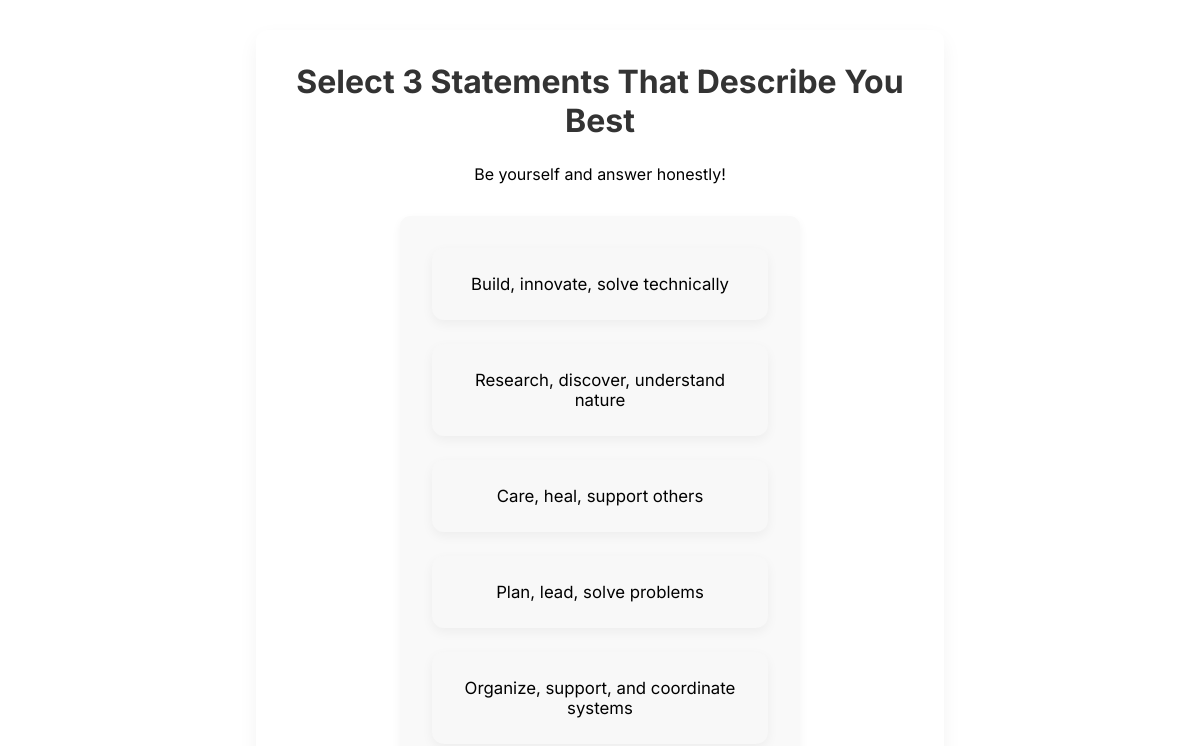
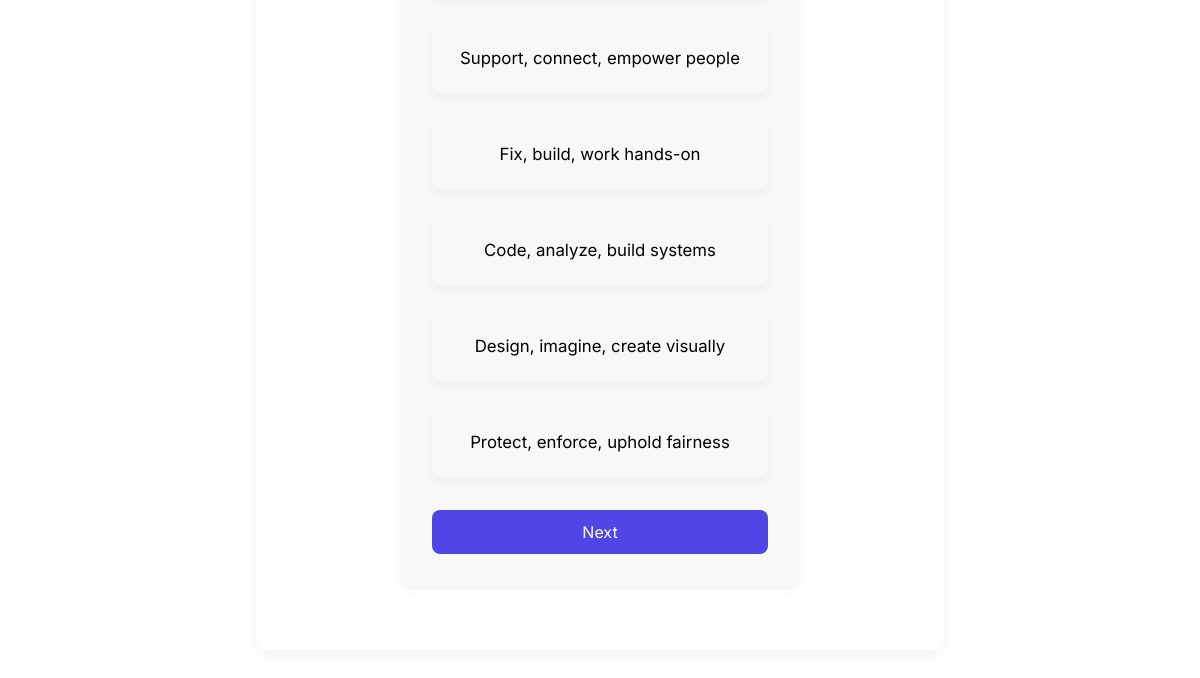
The page /quiz (lower part) on the database as committed earlier (2 pictures, top to bottom).
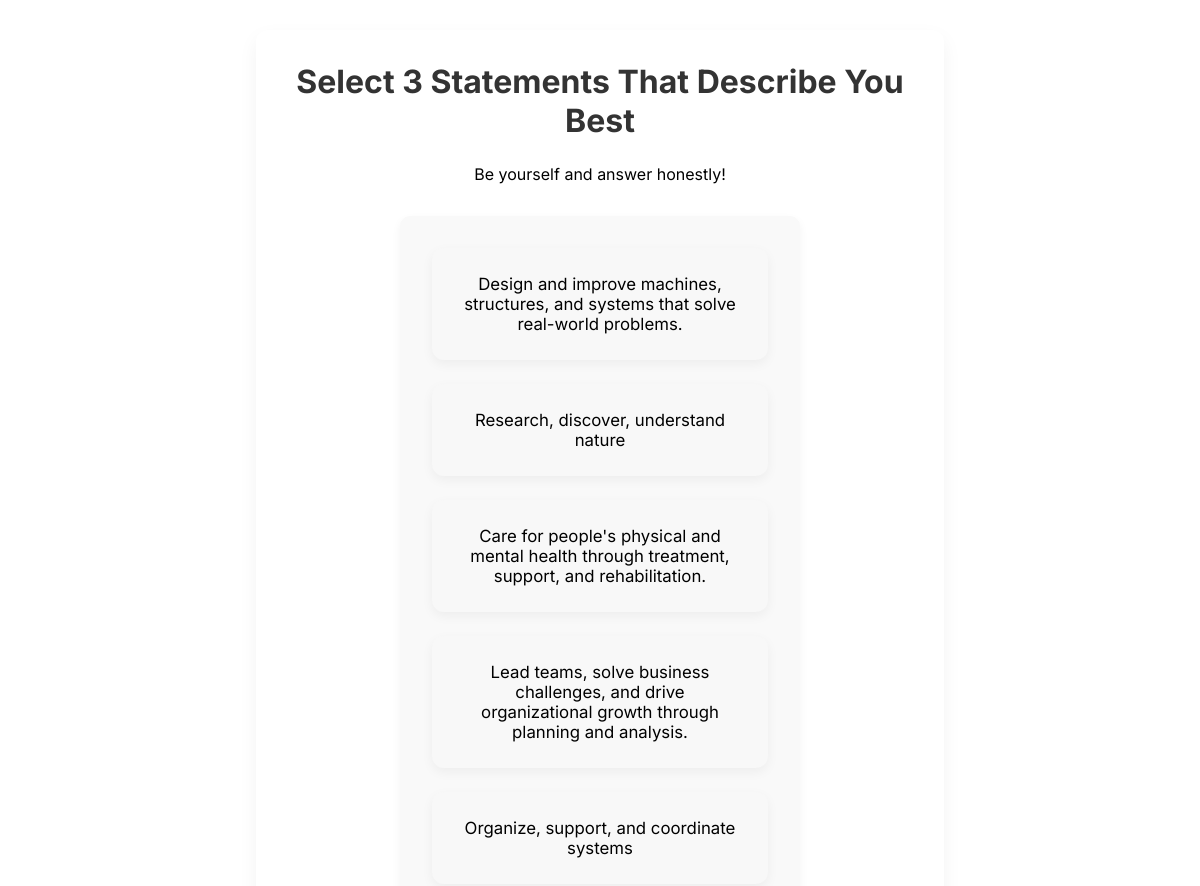
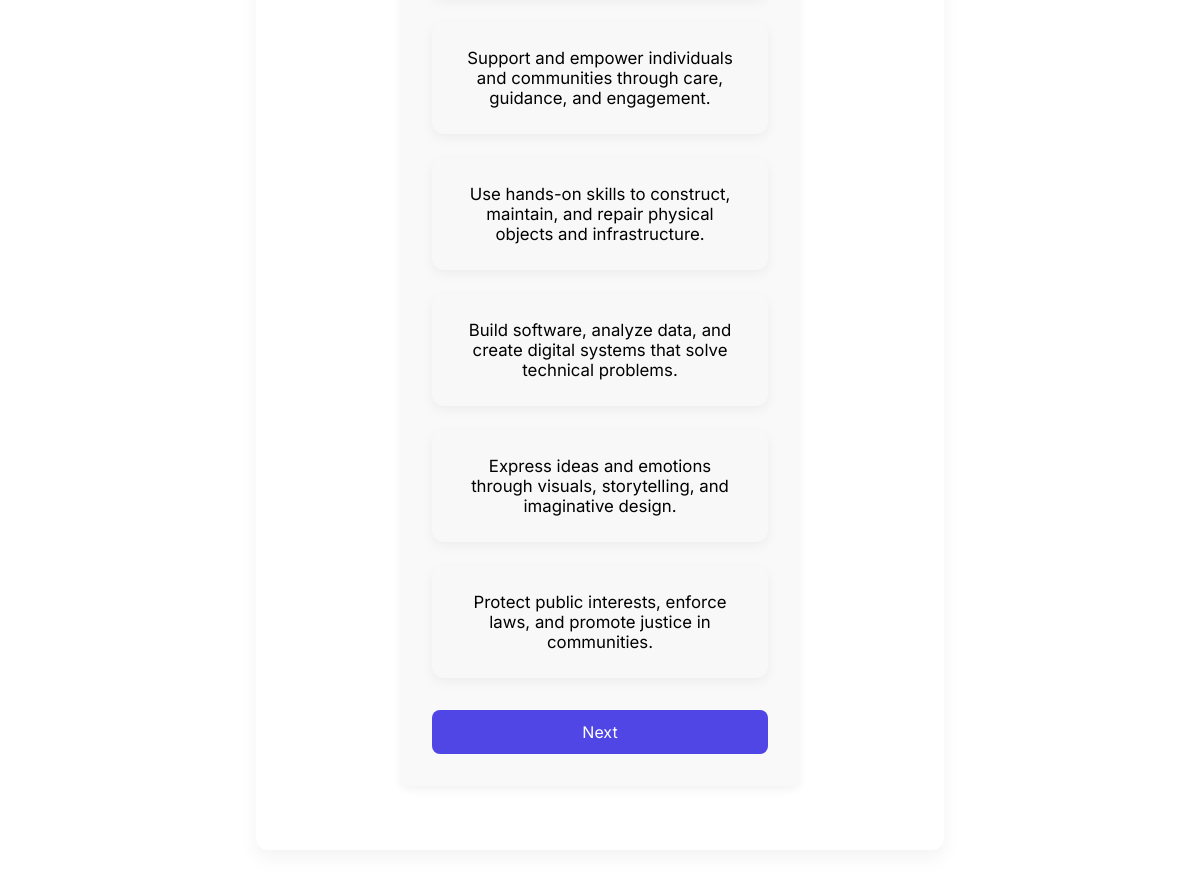
The same page on the database as committed later (2 pictures, top to bottom).
### models.py (models this page shows)
class JobCluster(db.Model):
    __tablename__ = 'job_clusters'
    id = db.Column(db.Integer, primary_key=True)
    name = db.Column(db.String(100), nullable=False, unique=True)
    description = db.Column(db.String(300), nullable=False)
    question = db.Column(db.String(300), nullable=True)
    subgroups = db.relationship('Subgroup', backref='job_cluster', lazy=True)

### app.py (the view)
@app.route('/quiz', methods=['GET', 'POST'])
def quiz():
    if request.method == 'POST':
        selected = request.form.getlist('selected_clusters')
        session['selected_clusters'] = selected
        return redirect(url_for('quiz2'))
    clusters = JobCluster.query.all()
    print("=== DEBUG: CLUSTERS LOADED ===")
    for c in clusters:
        print(f"{c.id} - {c.name} - {c.description}")
    print("==============================")
    return render_template("quiz.html", clusters=clusters)

### templates/quiz.html (shortened to what this page needs)
{% extends "base.html" %}
{% block content %}
<div class="quiz-page-wrapper">
  <div class="section">
    <h2>Select 3 Statements That Describe You Best</h2>
    <p style="margin-bottom: 2rem;">Be yourself and answer honestly!</p>
    <form method="POST" action="{{ url_for('quiz') }}">
      <div class="quiz-card-grid">
        {% for cluster in clusters %}
        <div class="quiz-card" onclick="toggleCard(this)">
          <p>{{ cluster.description }}</p>
        </div>
        {% endfor %}
      </div>
      <button class="button" type="submit">Next</button>
    </form>
  </div>
</div>
{% endblock %}

### templates/base.html (shortened to what this page needs)
<!DOCTYPE html>
<html lang="en">
<head>
  <link rel="stylesheet" href="{{ url_for('static', filename='style.css') }}" />
</head>
<body>
  <div class="container">
    {% block content %}{% endblock %}
  </div>
</body>
</html>

### static/style.css (style rules this page uses)
* { margin: 0; padding: 0; box-sizing: border-box; font-family: 'Inter', 'Segoe UI', sans-serif; }
.container { max-width: 1100px; margin: auto; padding: 2rem; }
.section { background-color: #ffffff; border-radius: 12px; padding: 2rem; margin-bottom: 2rem; box-shadow: 0 8px 20px rgba(0, 0, 0, 0.05); transition: transform 0.2s ease; }
.button { padding: 0.75rem 1.25rem; background-color: #4f46e5; color: white; border: none; border-radius: 8px; cursor: pointer; transition: background 0.2s ease; font-size: 1rem; width: 100%; }
form { margin: 2rem auto; max-width: 400px; padding: 2rem; background-color: #f9f9f9; border-radius: 10px; box-shadow: 0 4px 10px rgba(0, 0, 0, 0.05); }
h2 { text-align: center; margin-bottom: 1.5rem; font-size: 2rem; color: #333; }
.quiz-page-wrapper { max-width: 720px; margin: 0 auto; padding: 3rem 1rem; text-align: center; }
.quiz-card-grid { display: grid; grid-template-columns: repeat(auto-fit, minmax(250px, 1fr)); gap: 1.5rem; margin-bottom: 2rem; }
.quiz-card { padding: 1.5rem; border-radius: 12px; background-color: #ffffff; box-shadow: 0 2px 12px rgba(0, 0, 0, 0.04); border: 2px solid transparent; cursor: pointer; transition: 0.2s ease; font-size: 1.05rem; }
.quiz-card { background: #f8f8f8; border-radius: 12px; padding: 1.5rem; box-shadow: 0 4px 12px rgba(0, 0, 0, 0.05); cursor: pointer; transition: transform 0.2s ease, background-color 0.2s; }

Rows that differ between the two databases and show on the page:
changed JobCluster: description "Build, innovate, solve technically" → "Design and improve machines, structures, and systems that solve real-world problems."
changed JobCluster: description "Care, heal, support others" → "Care for people's physical and mental health through treatment, support, and rehabilitation."
changed JobCluster: description "Plan, lead, solve problems" → "Lead teams, solve business challenges, and drive organizational growth through planning and analysis."
changed JobCluster: description "Support, connect, empower people" → "Support and empower individuals and communities through care, guidance, and engagement."
changed JobCluster: description "Fix, build, work hands-on" → "Use hands-on skills to construct, maintain, and repair physical objects and infrastructure."
changed JobCluster: description "Code, analyze, build systems" → "Build software, analyze data, and create digital systems that solve technical problems."
changed JobCluster: description "Design, imagine, create visually" → "Express ideas and emotions through visuals, storytelling, and imaginative design."
changed JobCluster: description "Protect, enforce, uphold fairness" → "Protect public interests, enforce laws, and promote justice in communities."
